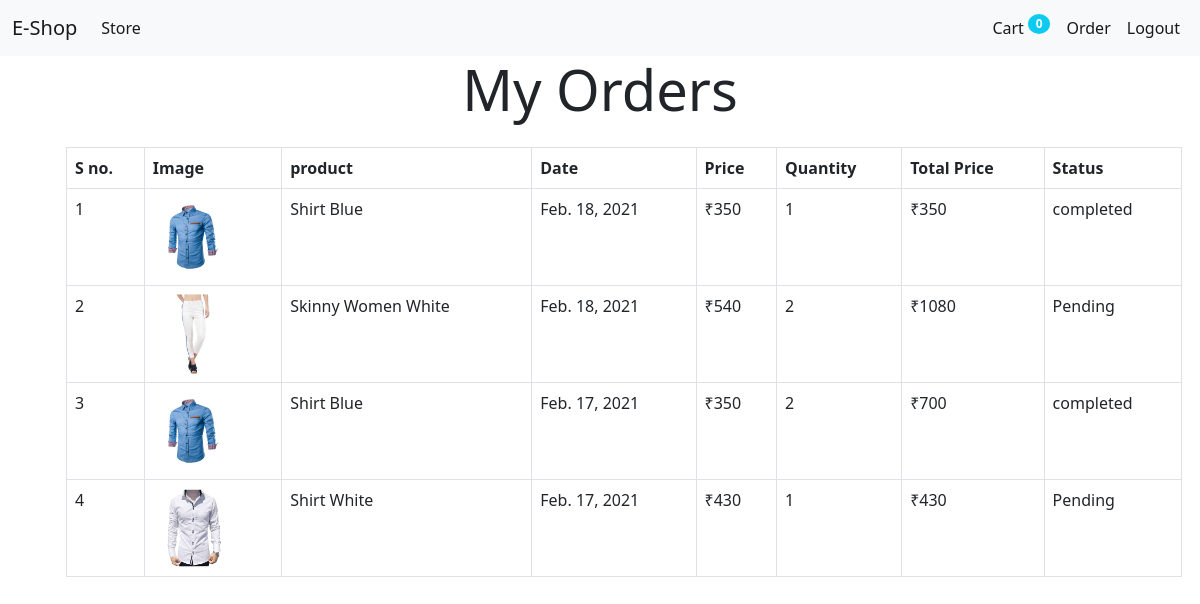
/order (signed in), run on the app's committed database.
### store/models/order.py (models this page shows, shortened)
class Order(models.Model):
    product = models.ForeignKey(Product, on_delete=models.CASCADE)
    customer = models.ForeignKey(Customer, on_delete=models.CASCADE)
    quantity = models.IntegerField(default=1)
    price = models.IntegerField()
    address = models.CharField(max_length=50, default='')
    phone = models.CharField(max_length=50, default='')
    date = models.DateField(default=datetime.datetime.today)
    status = models.BooleanField(default=False)
    def __str__(self):
        return self.product.name
    @staticmethod
    def get_orders_by_customer(customer_id):
        return Order.objects.filter(customer = customer_id).order_by('-date')

### store/models/product.py (models this page shows, shortened)
class Product(models.Model):
    name = models.CharField(max_length=50)
    price = models.IntegerField(default=0)
    category = models.ForeignKey(Category, on_delete=models.CASCADE, default=1)
    description = models.CharField(max_length=200, default='', null=True, blank=True)
    image = models.ImageField(upload_to='product_img/')

### store/middleware/auth.py (the view)
    def middleware(request):
        print('middleware')
        returnUrl = request.META['PATH_INFO']
        print(request.META['PATH_INFO'])
        if not request.session.get('customer'):
            return redirect(f'login?return_url={returnUrl}')
        response = get_response(request)
        return response

### store/templatetags/custom_filter.py (called while the page is built)
@register.filter(name="currency")
def currency(number):
    return "₹" + str(number)

@register.filter(name="multiply")
def multiply(number, number1):
    return number * number1

### store/views/orders.py (called while the page is built)
    def get(self, request):
        customer = request.session.get('customer')
        orders = Order.get_orders_by_customer(customer)
        print('order',orders)
        return render(request, 'orders.html', {'orders':orders})

### store/templates/orders.html (shortened to what this page needs)
{% extends 'base.html' %}
{% block content %}
{% load cart %}
{% load custom_filter %}
<div class="container">
  <h1 class="display-4 text-center">My Orders</h1>
  <table class="table table-bordered p-4 m-4">
    <thead>
      <tr>
        <th>S no.</th>
        <th>Image</th>
        <th>product</th>
        <th>Date</th>
        <th>Price</th>
        <th>Quantity</th>
        <th>Total Price</th>
        <th>Status</th>
      </tr>
    </thead>
    <tbody>
      {% for order in orders %}
      <tr>
        <td>{{forloop.counter}}</td>
        <td><img height="80" class="rounded circle" src="{{order.product.image.url}}" alt=""></td>
        <td>{{order.product.name}}</td>
        <td>{{order.date}}</td>
        <td>{{order.price|currency}}</td>
        <td>{{order.quantity}}</td>
        <td>{{order.price|multiply:order.quantity|currency}}</td>
        {% if order.status %}
        <td>completed</td>
        {% else %}
        <td>Pending</td>
        {% endif %}
      </tr>
      {% endfor %}
    </tbody>
  </table>
</div>
{% endblock %}

### data on the page
Order: product.image (picture), product.name "Shirt Blue", date "Feb. 18, 2021", price "₹350", quantity "1", price|multiply "₹350", status "completed"
Order: product.image (picture), product.name "Skinny Women White", date "Feb. 18, 2021", price "₹540", quantity "2", price|multiply "₹1080", status "Pending"
Order: product.image (picture), product.name "Shirt Blue", date "Feb. 17, 2021", price "₹350", quantity "2", price|multiply "₹700", status "completed"
Order: product.image (picture), product.name "Shirt White", date "Feb. 17, 2021", price "₹430", quantity "1", price|multiply "₹430", status "Pending"

### other printed values
{{ request.session.cart.keys|length }} "0"
